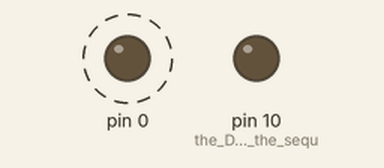
This sketch was run on a simulated Arduino Uno, built with avr-gcc and run on an emulated ATmega328P. On the bench: output pins drawn as LEDs (lit = HIGH). Dashed ring = blinking.

Above: at 0.19 s.
Timing chart, 0 to 3.5 s (numbered marks = the images above):
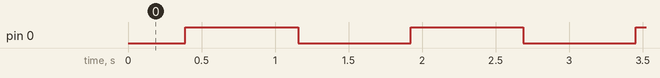

The sketch:

lights-sequins.ino
```cpp
int brightness = 0;    // how bright the LED is
int fadeAmount = 5;    // how many points to fade the LED by
int counter = 0;       // counter to keep track of cycles

// the setup routine runs once when you press reset:
void setup()  {
  pinMode(10, OUTPUT); // the D10 pin that the sequin is connected to
}

// the loop routine runs over and over again forever:
void loop()  {
  // set the brightness of the analog-connected LEDs:
  analogWrite(0, brightness);

  // change the brightness for next time through the loop:
  brightness = brightness + fadeAmount;

  // reverse the direction of the fading at the ends of the fade:
  if (brightness == 0 || brightness == 255) {
    fadeAmount = -fadeAmount;
    counter++;
  }
  // wait for 15 milliseconds to see the dimming effect
  delay(15);

}
```

Measured:
- by itself, pin 0: alternates HIGH for 0.77 s and LOW for 0.77 s
